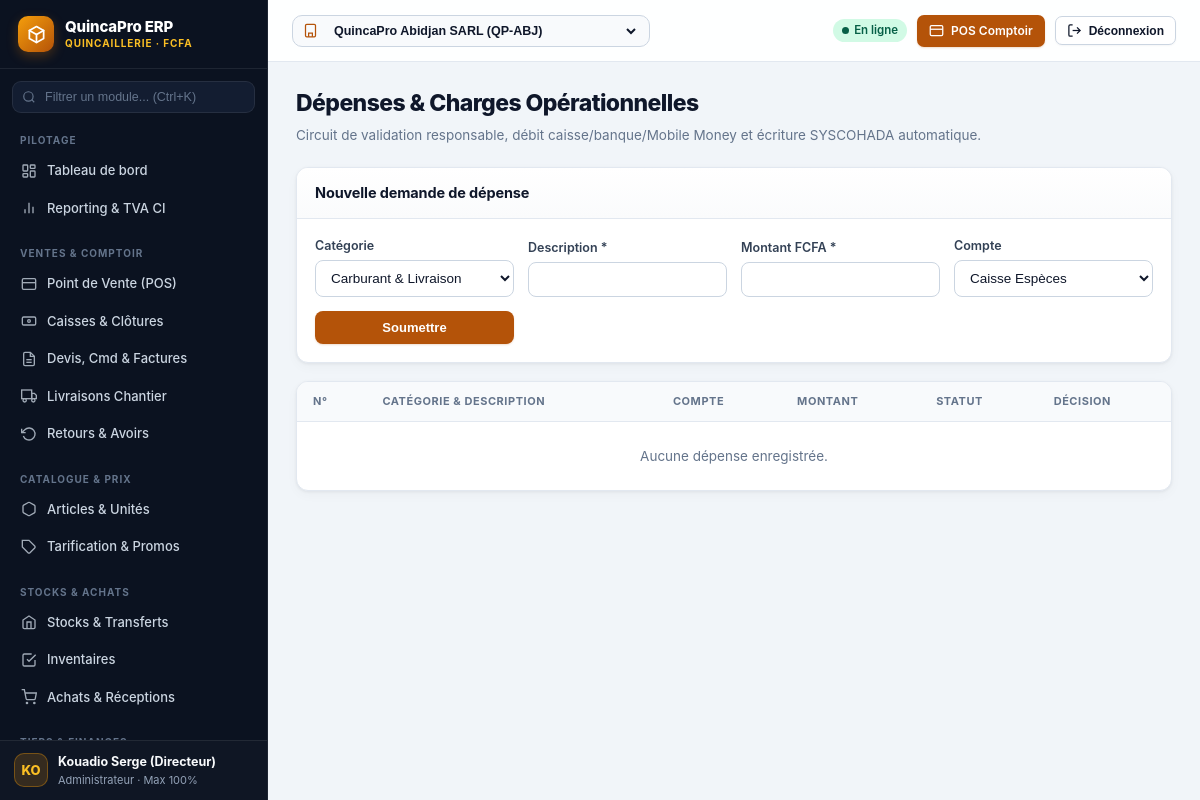
/expenses/ (signed in), run on the app's committed database.
### apps/accounts/models.py (models this page shows, shortened)
class User(AbstractUser):
    full_name = models.CharField(max_length=140, blank=True)
    phone = models.CharField(max_length=40, blank=True)
    role = models.ForeignKey(Role, on_delete=models.PROTECT, null=True, blank=True, related_name='users')
    pin_hash = models.CharField(max_length=255, blank=True)
    default_company = models.ForeignKey('organization.Company', on_delete=models.PROTECT, null=True, blank=True)
    default_warehouse = models.ForeignKey('organization.Warehouse', on_delete=models.PROTECT, null=True, blank=True)
    failed_attempts = models.PositiveSmallIntegerField(default=0)
    locked_until = models.DateTimeField(null=True, blank=True)
    @property
    def display_name(self):
        return self.full_name or self.get_full_name() or self.username
    @property
    def max_discount_percent(self):
        if self.is_superuser:
            return 100
        return float(self.role.max_discount_percent) if self.role else 0.0

class Role(models.Model):
    code = models.CharField(max_length=32, unique=True)
    name = models.CharField(max_length=80)
    description = models.CharField(max_length=255, blank=True)
    max_discount_percent = models.DecimalField(max_digits=5, decimal_places=2, default=0)
    can_approve_override = models.BooleanField(default=False)
    permissions = models.JSONField(default=list, blank=True)
    is_system = models.BooleanField(default=False)
    class Meta:
        ordering = ['name']

### apps/expenses/views.py (the view, shortened to what this page needs)
# urls.py: path('expenses/', expenses_view, name='expenses'),
@require_perm('expenses.view')
def expenses_view(request):
    return render(request, 'expenses/expenses.html', {
        'expenses': Expense.objects.filter(company=request.company).select_related('requested_by', 'approved_by'),
    })

### apps/core/context_processors.py (called while the page is built)
def erp_context(request):
    user = getattr(request, 'user', None)
    company = getattr(request, 'company', None)
    companies = getattr(request, 'available_companies', [])
    perms = set()
    if user and user.is_authenticated:
        if user.is_superuser or (getattr(user, 'role', None) and user.role.code in ('ADMIN', 'OWNER')):
            from apps.core.permissions import ALL_PERMISSIONS
            perms = set(ALL_PERMISSIONS)
        elif getattr(user, 'role', None):
            perms = set(user.role.permissions or [])
    return {
        'debug': settings.DEBUG,
        'active_company': company,
        'available_companies': companies,
        'user_perms': perms,
        'can_view_cost': user_has_perm(user, 'catalog.view_cost'),
        'can_view_margins': user_has_perm(user, 'reporting.view_margins'),
    }

### apps/core/permissions.py (called while the page is built, shortened)
def user_has_perm(user, perm_code: str) -> bool:
    if not user or not user.is_authenticated or not user.is_active:
        return False
    if user.is_superuser:
        return True

def require_perm(*perms: str):
    def decorator(view_func):
        @login_required
        @wraps(view_func)
        def _wrapped(request, *args, **kwargs):
            if all(user_has_perm(request.user, p) for p in perms):
                return view_func(request, *args, **kwargs)
        return _wrapped
    return decorator

### templates/expenses/expenses.html (shortened to what this page needs)
{% extends 'base.html' %}
{% load erp_tags %}
{% block content %}
<div class="page-header"><div><h1>Dépenses & Charges Opérationnelles</h1><p>Circuit de validation responsable, débit caisse/banque/Mobile Money et écriture SYSCOHADA automatique.</p></div></div>
{% if 'expenses.create' in user_perms %}
<div class="card" style="margin-bottom:18px;">
  <div class="card-header"><h2>Nouvelle demande de dépense</h2></div>
  <div class="card-body">
    <form method="post" class="form-grid" style="align-items:end;">
      <div class="field"><label>Catégorie</label><select name="category"><option>Carburant & Livraison</option></select></div>
      <div class="field"><label>Description *</label><input name="description" class="input" required /></div>
      <div class="field"><label>Montant FCFA *</label><input type="number" name="amount" min="1" class="input" required /></div>
      <div class="field"><label>Compte</label><select name="account_type"><option value="CAISSE">Caisse Espèces</option><option value="MOBILE_MONEY">Mobile Money</option><option value="BANQUE">Banque</option></select></div>
      <button class="btn btn-primary">Soumettre</button>
    </form>
  </div>
</div>
{% endif %}
<div class="card">
  <div class="table-wrap">
    <table class="erp-table">
      <thead><tr><th>N°</th><th>Catégorie & Description</th><th>Compte</th><th class="num">Montant</th><th>Statut</th><th>Décision</th></tr></thead>
      <tbody>
        {% for e in expenses %}
          <tr>
            <td><strong>{{ e.number }}</strong><div class="small muted">{{ e.created_at|date:'d/m/Y' }}</div></td>
            <td><strong>{{ e.category }}</strong><div class="small muted">{{ e.description }}</div></td>
            <td><span class="badge">{{ e.get_account_type_display }}</span></td>
            <td class="num"><strong>{{ e.amount|fcfa }}</strong></td>
            <td><span class="badge {% if e.status == 'APPROVED' %}badge-success{% elif e.status == 'REJECTED' %}badge-danger{% else %}badge-warning{% endif %}">{{ e.get_status_display }}</span></td>
            <td>
              {% if e.status == 'PENDING' and 'expenses.approve' in user_perms %}
                <div style="display:flex; gap:6px;">
                  <form method="post">{% csrf_token %}<input type="hidden" name="action" value="approve" /><input type="hidden" name="expense_id" value="{{ e.id }}" /><button class="btn btn-success btn-sm">Valider</button></form>
                  <form method="post">{% csrf_token %}<input type="hidden" name="action" value="reject" /><input type="hidden" name="expense_id" value="{{ e.id }}" /><button class="btn btn-danger btn-sm">Rejeter</button></form>
                </div>
              {% endif %}
            </td>
          </tr>
        {% empty %}
          <tr><td colspan="6" class="muted" style="text-align:center; padding:24px;">Aucune dépense enregistrée.</td></tr>
        {% endfor %}
      </tbody>
    </table>
  </div>
</div>
{% endblock %}

### templates/base.html (shortened to what this page needs)
{% load static erp_tags %}
<!doctype html>
<html lang="fr">
<head>
  <link rel="stylesheet" href="{% static 'css/erp.css' %}" />
</head>
<body>
<div class="erp-shell">
  <aside class="erp-sidebar" id="erpSidebar" aria-label="Navigation principale">
    <div class="erp-brand">
      <div class="erp-brand-left">
        <div class="erp-brand-icon" aria-hidden="true">
          <svg width="19" height="19" viewBox="0 0 24 24" fill="none" stroke="currentColor" stroke-width="2.2" stroke-linecap="round" stroke-linejoin="round">
            <path d="M12 2L3 7v10l9 5 9-5V7l-9-5z"/><path d="M12 22V12"/><path d="M21 7l-9 5-9-5"/>
          </svg>
        </div>
        <div>
          <div class="erp-brand-title">QuincaPro ERP</div>
          <div class="erp-brand-sub">Quincaillerie · FCFA</div>
        </div>
      </div>
    </div>
    <div class="sidebar-search">
      <div class="sidebar-search-wrap">
        <span class="sidebar-search-icon" aria-hidden="true">
        </span>
        <input id="navQuickFilter" type="search" placeholder="Filtrer un module... (Ctrl+K)" autocomplete="off" oninput="filterNav(this.value)" />
      </div>
    </div>
    <nav class="erp-nav" id="erpNav">
      <div class="nav-section">
        <div class="nav-section-title">Pilotage</div>
        {% if 'dashboard.view' in user_perms %}
          <a class="nav-link {% if request.path == '/' %}active{% endif %}" href="/">
            <svg viewBox="0 0 24 24" fill="none" stroke="currentColor" stroke-width="2"><rect x="3" y="3" width="7" height="9" rx="1"/><rect x="14" y="3" width="7" height="5" rx="1"/><rect x="14" y="12" width="7" height="9" rx="1"/><rect x="3" y="16" width="7" height="5" rx="1"/></svg>
            <span>Tableau de bord</span>
          </a>
        {% endif %}
        {% if 'reporting.view' in user_perms %}
          <a class="nav-link {% if '/reporting' in request.path %}active{% endif %}" href="/reporting/">
            <svg viewBox="0 0 24 24" fill="none" stroke="currentColor" stroke-width="2"><line x1="18" y1="20" x2="18" y2="10"/><line x1="12" y1="20" x2="12" y2="4"/><line x1="6" y1="20" x2="6" y2="14"/></svg>
            <span>Reporting &amp; TVA CI</span>
          </a>
        {% endif %}
      </div>
      <div class="nav-section">
        <div class="nav-section-title">Ventes &amp; Comptoir</div>
        {% if 'pos.sell' in user_perms %}
          <a class="nav-link {% if '/pos' in request.path %}active{% endif %}" href="/pos/">
            <svg viewBox="0 0 24 24" fill="none" stroke="currentColor" stroke-width="2"><rect x="2" y="4" width="20" height="16" rx="2"/><line x1="2" y1="10" x2="22" y2="10"/></svg>
            <span>Point de Vente (POS)</span>
          </a>
        {% endif %}
        {% if 'cash.view' in user_perms %}
          <a class="nav-link {% if '/cash' in request.path %}active{% endif %}" href="/cash/">
            <svg viewBox="0 0 24 24" fill="none" stroke="currentColor" stroke-width="2"><rect x="2" y="6" width="20" height="12" rx="2"/><circle cx="12" cy="12" r="2"/><path d="M6 12h.01M18 12h.01"/></svg>
            <span>Caisses &amp; Clôtures</span>
          </a>
        {% endif %}
        {% if 'sales.view' in user_perms %}
          <a class="nav-link {% if '/sales' in request.path %}active{% endif %}" href="/sales/">
            <svg viewBox="0 0 24 24" fill="none" stroke="currentColor" stroke-width="2"><path d="M14 2H6a2 2 0 0 0-2 2v16a2 2 0 0 0 2 2h12a2 2 0 0 0 2-2V8z"/><polyline points="14 2 14 8 20 8"/><line x1="16" y1="13" x2="8" y2="13"/><line x1="16" y1="17" x2="8" y2="17"/></svg>
            <span>Devis, Cmd &amp; Factures</span>
          </a>
        {% endif %}
        {% if 'deliveries.view' in user_perms %}
          <a class="nav-link {% if '/deliveries' in request.path %}active{% endif %}" href="/deliveries/">
            <svg viewBox="0 0 24 24" fill="none" stroke="currentColor" stroke-width="2"><rect x="1" y="3" width="15" height="13"/><polygon points="16 8 20 8 23 11 23 16 16 16 16 8"/><circle cx="5.5" cy="18.5" r="2.5"/><circle cx="18.5" cy="18.5" r="2.5"/></svg>
            <span>Livraisons Chantier</span>
          </a>
        {% endif %}
        {% if 'returns.view' in user_perms %}
          <a class="nav-link {% if '/returns' in request.path %}active{% endif %}" href="/returns/">
            <svg viewBox="0 0 24 24" fill="none" stroke="currentColor" stroke-width="2"><polyline points="1 4 1 10 7 10"/><path d="M3.51 15a9 9 0 1 0 2.13-9.36L1 10"/></svg>
            <span>Retours &amp; Avoirs</span>
          </a>
        {% endif %}
      </div>
      <div class="nav-section">
        <div class="nav-section-title">Catalogue &amp; Prix</div>
        {% if 'catalog.view' in user_perms %}
          <a class="nav-link {% if '/catalog' in request.path %}active{% endif %}" href="/catalog/">
            <svg viewBox="0 0 24 24" fill="none" stroke="currentColor" stroke-width="2"><path d="M21 16V8a2 2 0 0 0-1-1.73l-7-4a2 2 0 0 0-2 0l-7 4A2 2 0 0 0 3 8v8a2 2 0 0 0 1 1.73l7 4a2 2 0 0 0 2 0l7-4A2 2 0 0 0 21 16z"/></svg>
            <span>Articles &amp; Unités</span>
          </a>
        {% endif %}
        {% if 'pricing.view' in user_perms %}
          <a class="nav-link {% if '/pricing' in request.path %}active{% endif %}" href="/pricing/">
            <svg viewBox="0 0 24 24" fill="none" stroke="currentColor" stroke-width="2"><path d="M20.59 13.41l-7.17 7.17a2 2 0 0 1-2.83 0L2 12V2h10l8.59 8.59a2 2 0 0 1 0 2.82z"/><line x1="7" y1="7" x2="7.01" y2="7"/></svg>
            <span>Tarification &amp; Promos</span>
          </a>
        {% endif %}
      </div>
      <div class="nav-section">
        <div class="nav-section-title">Stocks &amp; Achats</div>
        {% if 'inventory.view' in user_perms %}
          <a class="nav-link {% if '/inventory' in request.path %}active{% endif %}" href="/inventory/">
            <svg viewBox="0 0 24 24" fill="none" stroke="currentColor" stroke-width="2"><path d="M3 9l9-6 9 6v11a2 2 0 0 1-2 2H5a2 2 0 0 1-2-2z"/><polyline points="9 22 9 12 15 12 15 22"/></svg>
            <span>Stocks &amp; Transferts</span>
          </a>
        {% endif %}
        {% if 'stock_counts.view' in user_perms %}
          <a class="nav-link {% if '/stock-counts' in request.path %}active{% endif %}" href="/stock-counts/">
            <svg viewBox="0 0 24 24" fill="none" stroke="currentColor" stroke-width="2"><path d="M9 11l3 3L22 4"/><path d="M21 12v7a2 2 0 0 1-2 2H5a2 2 0 0 1-2-2V5a2 2 0 0 1 2-2h11"/></svg>
            <span>Inventaires</span>
          </a>
        {% endif %}
        {% if 'purchases.view' in user_perms %}
          <a class="nav-link {% if '/purchases' in request.path %}active{% endif %}" href="/purchases/">
            <svg viewBox="0 0 24 24" fill="none" stroke="currentColor" stroke-width="2"><circle cx="9" cy="21" r="1"/><circle cx="20" cy="21" r="1"/><path d="M1 1h4l2.68 13.39a2 2 0 0 0 2 1.61h9.72a2 2 0 0 0 2-1.61L23 6H6"/></svg>
            <span>Achats &amp; Réceptions</span>
          </a>
        {% endif %}
      </div>
      <div class="nav-section">
        <div class="nav-section-title">Tiers &amp; Finances</div>
      </div>
    </nav>
    <div class="sidebar-footer">
      <div class="user-avatar" aria-hidden="true">{{ request.user.display_name|slice:":2"|upper }}</div>
      <div class="sidebar-user-meta">
        <div class="sidebar-user-name">{{ request.user.display_name }}</div>
        <div class="sidebar-user-role">{{ request.user.role.name|default:'Superuser' }} · Max {{ request.user.max_discount_percent }}%</div>
      </div>
    </div>
  </aside>
  <div class="erp-main">
    <header class="erp-topbar no-print">
      <div class="topbar-left">
        {% if available_companies|length > 1 %}
          <form method="post" action="/organization/switch-company/" class="company-pill">
            <svg width="15" height="15" viewBox="0 0 24 24" fill="none" stroke="#b45309" stroke-width="2"><rect x="4" y="2" width="16" height="20" rx="2"/><path d="M9 22v-6h6v6"/></svg>
            <select name="company_id" class="company-select" onchange="this.form.submit()" aria-label="Société active">
              {% for comp in available_companies %}
                <option value="{{ comp.id }}" {% if active_company and comp.id == active_company.id %}selected{% endif %}>
                  {{ comp.legal_name }} ({{ comp.code }})
                </option>
              {% endfor %}
            </select>
          </form>
        {% elif active_company %}
          <div class="company-pill">
            <svg width="15" height="15" viewBox="0 0 24 24" fill="none" stroke="#b45309" stroke-width="2"><rect x="4" y="2" width="16" height="20" rx="2"/><path d="M9 22v-6h6v6"/></svg>
            <strong class="small">{{ active_company.legal_name }}</strong>
          </div>
        {% endif %}
      </div>
      <div class="topbar-right">
        <span id="netStatusBadge" class="badge badge-success">
        </span>
        {% if 'pos.sell' in user_perms %}
          <a href="/pos/" class="btn btn-primary btn-sm">
            <svg viewBox="0 0 24 24" fill="none" stroke="currentColor" stroke-width="2"><rect x="2" y="4" width="20" height="16" rx="2"/><line x1="2" y1="10" x2="22" y2="10"/></svg>
            <span>POS Comptoir</span>
          </a>
        {% endif %}
        <form method="post" action="/logout/">
          <button type="submit" class="btn btn-secondary btn-sm">
            <svg viewBox="0 0 24 24" fill="none" stroke="currentColor" stroke-width="2"><path d="M9 21H5a2 2 0 0 1-2-2V5a2 2 0 0 1 2-2h4"/><polyline points="16 17 21 12 16 7"/><line x1="21" y1="12" x2="9" y2="12"/></svg>
            <span>Déconnexion</span>
          </button>
        </form>
      </div>
    </header>
    <main class="erp-content">
      {% block content %}{% endblock %}
    </main>
  </div>
</div>
</body>
</html>

### data on the page
User: user.display_name "KO", user.display_name "Kouadio Serge (Directeur)", user.role.name "Administrateur", user.max_discount_percent "100"

### other printed values
form field company_id "QuincaPro Abidjan SARL (QP-ABJ)"
